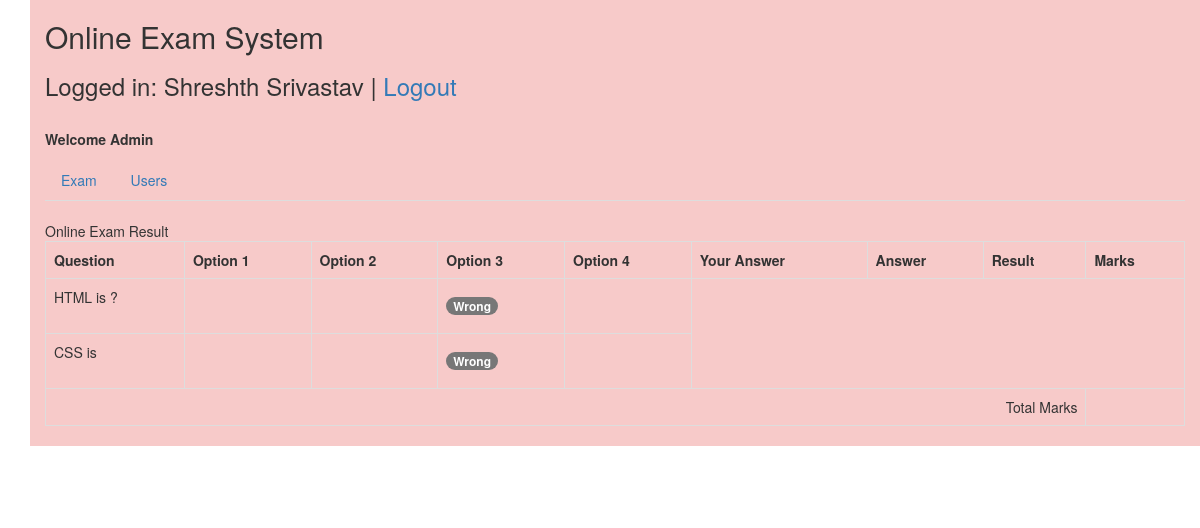
The page /view_result.php?exam_id=4 (signed in) on the database its author committed.
### tables this page shows
CREATE TABLE `online_exam_question` (
  `id` int(11) NOT NULL,
  `exam_id` int(11) NOT NULL,
  `question` text NOT NULL,
  `answer` enum('1','2','3','4') NOT NULL
);

### class/Exam.php (called while the page is built, shortened)
<?php
class Exam {
	private $questionTable = 'online_exam_question';
	private $questionAnswerTable = 'online_exam_question_answer';
	private $conn;
	public function __construct($db){
        $this->conn = $db;
    }
	public function getExamResults () {
		if($this->exam_id) {
			$whereSQL = '';
			$sqlQuery = "
				SELECT answer.question_id, answer.marks, question.question, question.answer, answer.user_answer_option
				FROM ".$this->questionTable." question
				LEFT JOIN ".$this->questionAnswerTable." answer ON answer.question_id = question.id
				WHERE question.exam_id = ? $whereSQL";
			$stmt = $this->conn->prepare($sqlQuery);
			$stmt->bind_param("i", $this->exam_id);
			$stmt->execute();
			$result = $stmt->get_result();
			$records = array();
			while ($examResult = $result->fetch_assoc()) {
				$rows = array();
				$rows['question_id'] = $examResult['question_id'];
				$rows['marks'] = $examResult['marks'];
				$rows['question'] = $examResult['question'];
				$rows['answer'] = $examResult['answer'];
				$rows['user_answer_option'] = $examResult['user_answer_option'];
				$records[] = $rows;
			}
			return $records;
		}
	}
	public function getExamTotalMarks () {
		if($this->exam_id) {
			$sqlQuery = "
				SELECT SUM(marks) as mark
				FROM ".$this->questionAnswerTable."
				WHERE user_id = '".$_SESSION["userid"]."' AND exam_id = '".$this->exam_id."'";
			$stmt = $this->conn->prepare($sqlQuery);
			$stmt->execute();
			$result = $stmt->get_result();
			$records = array();
			while ($marks = $result->fetch_assoc()) {
				$rows = array();
				$rows['mark'] = $marks['mark'];
				$records[] = $rows;
			}
			return $records;
		}
	}
}
?>

### view_result.php (the view, shortened to what this page needs)
<?php
include_once 'class/User.php';
include_once 'class/Exam.php';
$database = new Database();
$db = $database->getConnection();
$exam = new Exam($db);
if(!empty($_GET['exam_id'])) {
	$exam->exam_id = $_GET['exam_id'];
}
include('inc/header.php');
?>
<link rel="stylesheet" href="css/dataTables.bootstrap.min.css" />
<link rel="stylesheet" href="css/TimeCircles.css" />
<?php include('inc/container.php');?>
<div class="container" style="background-color:#F7CAC9;">
	<h2>Online Exam System</h2>
	<?php include('top_menus.php'); ?>
	<br>
<?php
$examResult =  $exam->getExamResults();
?>
	<div class="card">
		<div class="card-header">
			<div class="row">
				<div class="col-md-8">Online Exam Result</div>
			</div>
		</div>
		<div class="card-body">
			<div class="table-responsive">
				<table class="table table-bordered table-hover">
					<tr>
						<th>Question</th>
						<th>Option 1</th>
						<th>Option 2</th>
						<th>Option 3</th>
						<th>Option 4</th>
						<th>Your Answer</th>
						<th>Answer</th>
						<th>Result</th>
						<th>Marks</th>
					</tr>
					<?php
					foreach($examResult as $results) {
						$userAnswer = '';
						$orignalAnswer = '';
						$questionResult = '';
						if($results['marks'] < '0')	{
							$questionResult = '<h4 class="badge badge-danger">Wrong</h4>';
						}
						echo '
						<tr>
							<td>'.$results['question'].'</td>';
						echo '
						<td>'.$userAnswer.'</td>
						<td>'.$orignalAnswer.'</td>
						<td>'.$questionResult.'</td>
						<td>'.$results["marks"].'</td>
					</tr>';
					}
					$marksResult = $exam->getExamTotalMarks();
					foreach($marksResult as $marks){
					?>
					<tr>
						<td colspan="8" align="right">Total Marks</td>
						<td align="right"><?php echo $marks["mark"]; ?></td>
					</tr>
					<?php
					}
					?>
				</table>
			</div>
		</div>
	</div>
</div>
 <?php include('inc/footer.php');?>

### rows shown on the page
online_exam_question: question "HTML is ?"
online_exam_question: question "CSS is"

### other values the page prints
$_SESSION["name"] "Shreshth Srivastav"
$_SESSION["role"] "Admin"
